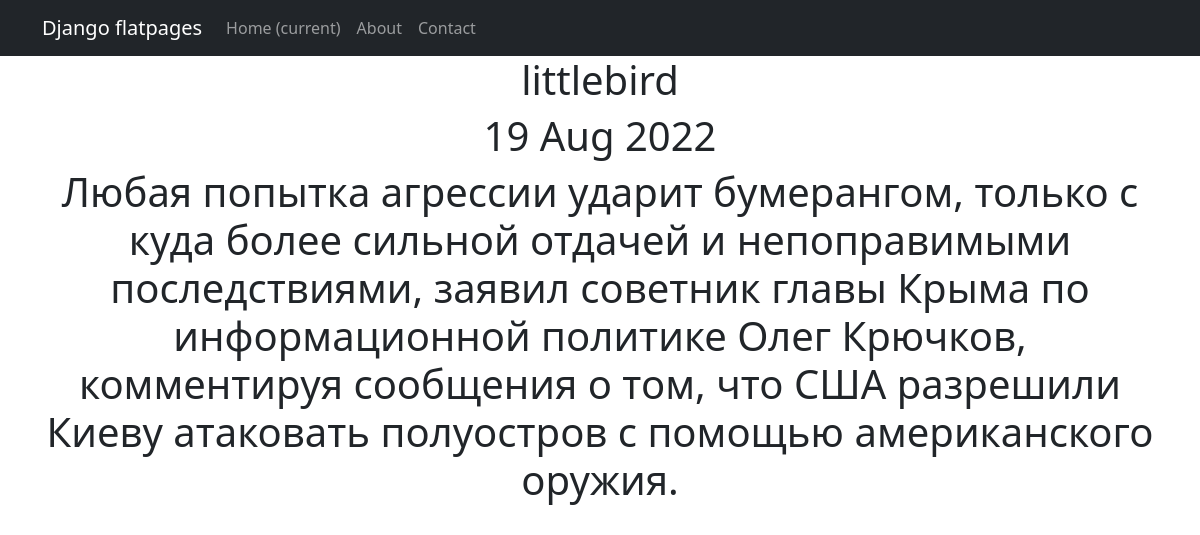
Screenshot of /news/3 with the database file from the repository.
### newapp/models.py (models this page shows, shortened)
class Post(models.Model):
    author = models.ForeignKey(Author, on_delete=models.CASCADE)
    NEWS = 'NW'
    ARTICLE = 'AR'
    CATEGORY_CHOICES = (
        (NEWS, 'Новость'),
        (ARTICLE, 'Статья'),
    )
    categoryType = models.CharField(max_length=2, choices=CATEGORY_CHOICES, default=ARTICLE)
    dateCreation = models.DateTimeField(auto_now_add=True)
    postCategory = models.ManyToManyField(Category, through='PostCategory')
    title = models.CharField(max_length=256)
    text = models.TextField()
    rating = models.SmallIntegerField(default=0)

### newapp/views.py (the view)
# urls.py: path('<int:id>', NewsDetail.as_view(), name='news_detail'),
class NewsDetail(DetailView):
    model = Post
    template_name = 'post.html'
    context_object_name = 'post'
    pk_url_kwarg = 'id'

### newapp/templatetags/custom_filters.py (called while the page is built)
@register.filter()
def censor(value):
    if not isinstance(value, str):
        raise ValueError("Это не слово!")
    bad_words = ('москвичи', 'пожары', 'также', 'Путин', 'ветер', 'запах')
    for word in bad_words:
        value = value.replace(word[1:], '*'*(len(word)-1))
    return "".join(value)

### templates/post.html (shortened to what this page needs)
{% extends 'flatpages/default.html' %}
{% load custom_filters %}
{% block content %}
<h1>{{ post.title }}</h1>
<h1>{{ post.dateCreation|date:'d M Y' }}</h1>
<h1>{{ post.text|censor }}</h1>
{% endblock content %}

### rows the page displays
Post: title "littlebird", dateCreation "19 Aug 2022", text|censor "Любая попытка агрессии ударит бумерангом, только с куда более сильной отдачей и непоправимыми последствиями, заявил советник главы Крыма по информационной политике Олег Крючков, комментируя сообщения о том, что США разрешили Киеву атаковать полуостров с помощью американского оружия."
